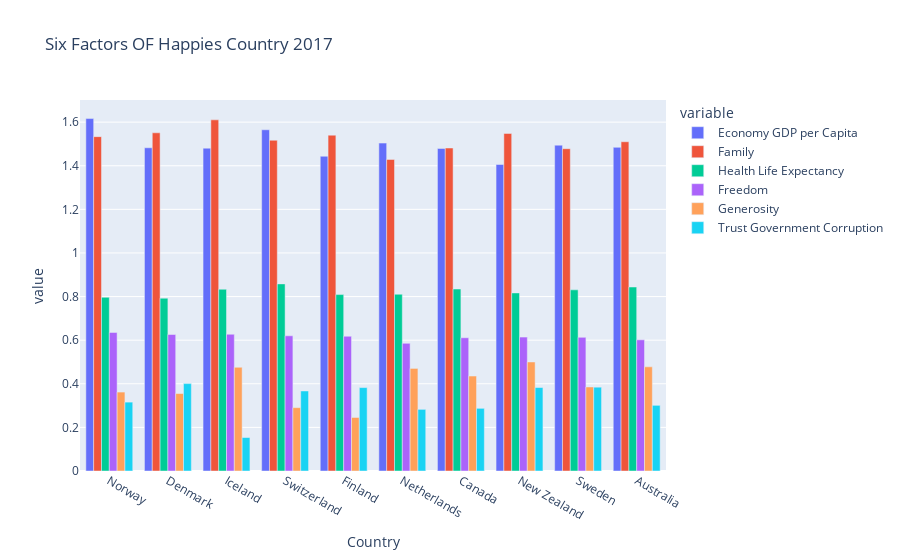

Notebook code cell kept with this figure:
### Code cell
# char = px.bar(df_3[:10], x = 'Country', y = 'Happiness Score')
# char.show()

char = px.bar(df_3[:10], 
              x="Country", 
              y = ['Economy GDP per Capita', 
                   'Family', 
                   'Health Life Expectancy ', 
                   'Freedom', 
                   'Generosity', 
                   'Trust Government Corruption'
                  ],
              barmode = 'group',
              title="Six Factors OF Happies Country 2017"
             )
char.show()

### Figure 1 — Plotly figure (JSON) as saved in the notebook; plotly's stock layout.template omitted (floating-point values rounded to 4 significant figures)
{"data": [{"alignmentgroup": "True", "hovertemplate": "variable=Economy GDP per Capita<br>Country=%{x}<br>value=%{y}<extra></extra>", "legendgroup": "Economy GDP per Capita", "marker": {"color": "#636efa", "pattern": {"shape": ""}}, "name": "Economy GDP per Capita", "offsetgroup": "Economy GDP per Capita", "orientation": "v", "showlegend": true, "textposition": "auto", "type": "bar", "x": ["Norway", "Denmark", "Iceland", "Switzerland", "Finland", "Netherlands", "Canada", "New Zealand", "Sweden", "Australia"], "xaxis": "x", "y": [1.616, 1.482, 1.481, 1.565, 1.444, 1.504, 1.479, 1.406, 1.494, 1.484], "yaxis": "y"}, {"alignmentgroup": "True", "hovertemplate": "variable=Family<br>Country=%{x}<br>value=%{y}<extra></extra>", "legendgroup": "Family", "marker": {"color": "#EF553B", "pattern": {"shape": ""}}, "name": "Family", "offsetgroup": "Family", "orientation": "v", "showlegend": true, "textposition": "auto", "type": "bar", "x": ["Norway", "Denmark", "Iceland", "Switzerland", "Finland", "Netherlands", "Canada", "New Zealand", "Sweden", "Australia"], "xaxis": "x", "y": [1.534, 1.551, 1.611, 1.517, 1.54, 1.429, 1.481, 1.548, 1.478, 1.51], "yaxis": "y"}, {"alignmentgroup": "True", "hovertemplate": "variable=Health Life Expectancy <br>Country=%{x}<br>value=%{y}<extra></extra>", "legendgroup": "Health Life Expectancy ", "marker": {"color": "#00cc96", "pattern": {"shape": ""}}, "name": "Health Life Expectancy ", "offsetgroup": "Health Life Expectancy ", "orientation": "v", "showlegend": true, "textposition": "auto", "type": "bar", "x": ["Norway", "Denmark", "Iceland", "Switzerland", "Finland", "Netherlands", "Canada", "New Zealand", "Sweden", "Australia"], "xaxis": "x", "y": [0.7967, 0.7926, 0.8336, 0.8581, 0.8092, 0.8107, 0.8346, 0.8168, 0.8309, 0.8439], "yaxis": "y"}, {"alignmentgroup": "True", "hovertemplate": "variable=Freedom<br>Country=%{x}<br>value=%{y}<extra></extra>", "legendgroup": "Freedom", "marker": {"color": "#ab63fa", "pattern": {"shape": ""}}, "name": "Freedom", "offsetgroup": "Freedom", "orientation": "v", "showlegend": true, "textposition": "auto", "type": "bar", "x": ["Norway", "Denmark", "Iceland", "Switzerland", "Finland", "Netherlands", "Canada", "New Zealand", "Sweden", "Australia"], "xaxis": "x", "y": [0.6354, 0.626, 0.6272, 0.6201, 0.618, 0.5854, 0.6111, 0.6141, 0.6129, 0.6016], "yaxis": "y"}, {"alignmentgroup": "True", "hovertemplate": "variable=Generosity<br>Country=%{x}<br>value=%{y}<extra></extra>", "legendgroup": "Generosity", "marker": {"color": "#FFA15A", "pattern": {"shape": ""}}, "name": "Generosity", "offsetgroup": "Generosity", "orientation": "v", "showlegend": true, "textposition": "auto", "type": "bar", "x": ["Norway", "Denmark", "Iceland", "Switzerland", "Finland", "Netherlands", "Canada", "New Zealand", "Sweden", "Australia"], "xaxis": "x", "y": [0.362, 0.3553, 0.4755, 0.2905, 0.2455, 0.4705, 0.4355, 0.5, 0.3854, 0.4777], "yaxis": "y"}, {"alignmentgroup": "True", "hovertemplate": "variable=Trust Government Corruption<br>Country=%{x}<br>value=%{y}<extra></extra>", "legendgroup": "Trust Government Corruption", "marker": {"color": "#19d3f3", "pattern": {"shape": ""}}, "name": "Trust Government Corruption", "offsetgroup": "Trust Government Corruption", "orientation": "v", "showlegend": true, "textposition": "auto", "type": "bar", "x": ["Norway", "Denmark", "Iceland", "Switzerland", "Finland", "Netherlands", "Canada", "New Zealand", "Sweden", "Australia"], "xaxis": "x", "y": [0.316, 0.4008, 0.1535, 0.367, 0.3826, 0.2827, 0.2874, 0.3828, 0.3844, 0.3012], "yaxis": "y"}], "layout": {"autosize": true, "barmode": "group", "legend": {"title": {"text": "variable"}, "tracegroupgap": 0}, "title": {"text": "Six Factors OF Happies Country 2017"}, "xaxis": {"anchor": "y", "autorange": true, "domain": [0, 1], "range": [-0.5, 9.5], "title": {"text": "Country"}, "type": "category"}, "yaxis": {"anchor": "x", "autorange": true, "domain": [0, 1], "range": [0, 1.702], "title": {"text": "value"}, "type": "linear"}}}
